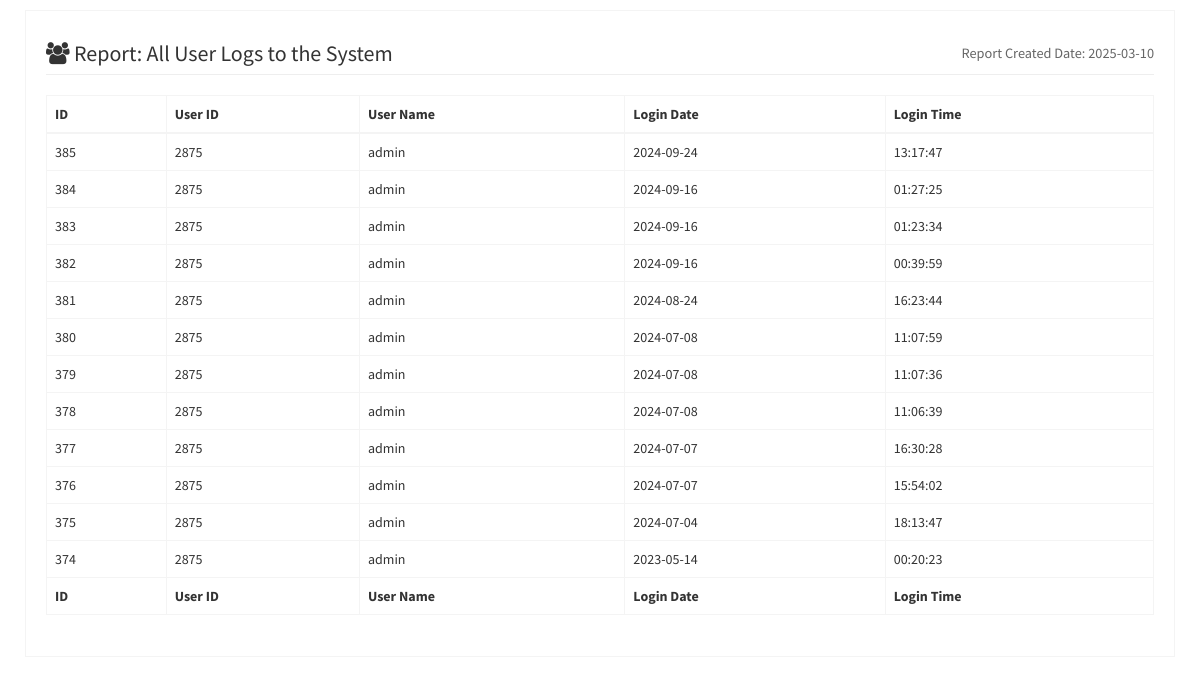
Screenshot of /admin/output/18repologs.php (signed in) with the database file from the repository.
### tables this page shows
CREATE TABLE `cp_logs` (
  `id` int(11) NOT NULL,
  `userid` int(11) DEFAULT NULL,
  `username` varchar(255) DEFAULT NULL,
  `logdate` date DEFAULT NULL,
  `logtime` time DEFAULT NULL
);

### admin/output/18repologs.php (the view, shortened to what this page needs)
<?php
if(isset($_SESSION['user_id']) && isset($_SESSION['user_name'])){
include_once '../php-includes/connect.inc.php';
    $stmt = $db->prepare("SELECT id, userid, username, logdate, logtime FROM `cp_logs` ORDER BY logdate DESC");
    $stmt->bind_result($id, $userid, $username, $logdate, $logtime);
    $stmt->execute();
?>
<!DOCTYPE html>
<html>
  <head>
    <link rel="stylesheet" href="../bootstrap/css/bootstrap.min.css">
    <link rel="stylesheet" href="https://maxcdn.bootstrapcdn.com/font-awesome/4.4.0/css/font-awesome.min.css">
    <link rel="stylesheet" href="https://code.ionicframework.com/ionicons/2.0.1/css/ionicons.min.css">
    <link rel="stylesheet" href="../dist/css/AdminLTE.min.css">
  </head>
  <body onload="window.print();">
    <div class="wrapper">
      <section class="invoice">
        <div class="row">
          <div class="col-xs-12">
            <h2 class="page-header">
              <i class="fa fa-users"></i> Report: All User Logs to the System
              <small class="pull-right">Report Created Date: <?php echo date('Y-m-d'); ?></small>
            </h2>
          </div>
        </div>
        <div class="row">
          <div class="col-xs-12 table-responsive">
            <table id="vas_table" class="table table-hover table-bordered table-responsive">
                    <thead>
                      <tr>
                        <th>ID</th>
                        <th>User ID</th>
                        <th>User Name</th>
                        <th>Login Date</th>
                        <th>Login Time</th>
                      </tr>
                    </thead>
                    <tbody>
                    <?php
                     while ($stmt->fetch()){
                    ?>
                      <tr>
                        <td><?php echo $id; ?></td>
                        <td><?php echo $userid;  ?></td>
                        <td><?php echo $username; ?></td>
                        <td><?php echo $logdate; ?></td>
                        <td><?php echo $logtime; ?></td>
                      </tr>
                   <?php
                     }
                   ?>
                   </tbody>
                     <tfoot>
                      <tr>
                        <th>ID</th>
                        <th>User ID</th>
                        <th>User Name</th>
                        <th>Login Date</th>
                        <th>Login Time</th>
                      </tr>
                    </tfoot>
                  </table>
          </div>
        </div>
        <div class="row">
          <div class="col-xs-6">
          </div>
        </div>
      </section>
    </div>
  </body>
</html>
<?php
} else {
    header('Location: ../login.php');
}
?>

### rows the page displays
cp_logs: id "385", userid "2875", username "admin", logdate "2024-09-24", logtime "13:17:47"
cp_logs: id "384", userid "2875", username "admin", logdate "2024-09-16", logtime "01:27:25"
cp_logs: id "383", userid "2875", username "admin", logdate "2024-09-16", logtime "01:23:34"
cp_logs: id "382", userid "2875", username "admin", logdate "2024-09-16", logtime "00:39:59"
cp_logs: id "381", userid "2875", username "admin", logdate "2024-08-24", logtime "16:23:44"
cp_logs: id "380", userid "2875", username "admin", logdate "2024-07-08", logtime "11:07:59"
cp_logs: id "379", userid "2875", username "admin", logdate "2024-07-08", logtime "11:07:36"
cp_logs: id "378", userid "2875", username "admin", logdate "2024-07-08", logtime "11:06:39"
cp_logs: id "377", userid "2875", username "admin", logdate "2024-07-07", logtime "16:30:28"
cp_logs: id "376", userid "2875", username "admin", logdate "2024-07-07", logtime "15:54:02"
cp_logs: id "375", userid "2875", username "admin", logdate "2024-07-04", logtime "18:13:47"
cp_logs: id "374", userid "2875", username "admin", logdate "2023-05-14", logtime "00:20:23"
